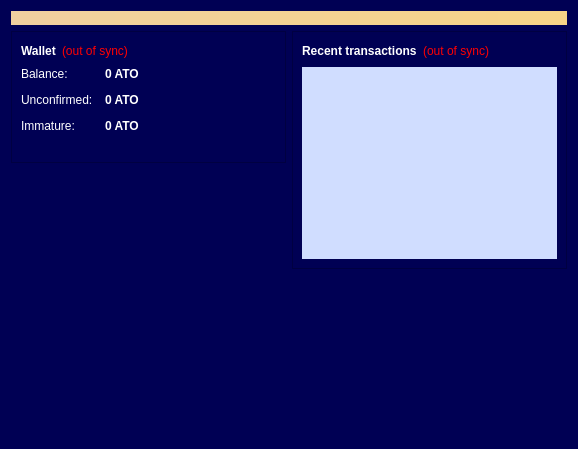
<?xml version="1.0" encoding="UTF-8"?>
<ui version="4.0">
 <class>OverviewPage</class>
 <widget class="QWidget" name="OverviewPage">
  <property name="geometry">
   <rect>
    <x>0</x>
    <y>0</y>
    <width>578</width>
    <height>449</height>
   </rect>
  </property>
  <property name="windowTitle">
   <string>Form</string>
  </property>
  <property name="autoFillBackground">
   <bool>true</bool>
  </property>
  <property name="styleSheet">
   <string notr="true">background-color: rgb(0, 0, 84);</string>
  </property>
  <layout class="QVBoxLayout" name="topLayout">
   <item>
    <widget class="QLabel" name="labelAlerts">
     <property name="visible">
      <bool>false</bool>
     </property>
     <property name="styleSheet">
      <string notr="true">background-color: qlineargradient(x1: 0, y1: 0, x2: 1, y2: 0, stop:0 #F0D0A0, stop:1 #F8D488); color:#000000;</string>
     </property>
     <property name="wordWrap">
      <bool>true</bool>
     </property>
     <property name="margin">
      <number>3</number>
     </property>
    </widget>
   </item>
   <item>
    <layout class="QHBoxLayout" name="horizontalLayout" stretch="1,1">
     <item>
      <layout class="QVBoxLayout" name="verticalLayout_2">
       <item>
        <widget class="QFrame" name="frame">
         <property name="frameShape">
          <enum>QFrame::StyledPanel</enum>
         </property>
         <property name="frameShadow">
          <enum>QFrame::Raised</enum>
         </property>
         <layout class="QVBoxLayout" name="verticalLayout_4">
          <item>
           <layout class="QHBoxLayout" name="horizontalLayout_4">
            <item>
             <widget class="QLabel" name="label_5">
              <property name="font">
               <font>
                <weight>75</weight>
                <bold>true</bold>
               </font>
              </property>
              <property name="styleSheet">
               <string notr="true">color: rgb(255, 255, 255);</string>
              </property>
              <property name="text">
               <string>Wallet</string>
              </property>
             </widget>
            </item>
            <item>
             <widget class="QLabel" name="labelWalletStatus">
              <property name="toolTip">
               <string>&lt;html&gt;&lt;head/&gt;&lt;body&gt;&lt;p&gt;The displayed information may be out of date. Your wallet automatically synchronizes with the Atom network after a connection is established, but this process has not completed yet.&lt;/p&gt;&lt;/body&gt;&lt;/html&gt;</string>
              </property>
              <property name="styleSheet">
               <string notr="true">QLabel { color: red; }</string>
              </property>
              <property name="text">
               <string notr="true">(out of sync)</string>
              </property>
              <property name="alignment">
               <set>Qt::AlignLeading|Qt::AlignLeft|Qt::AlignVCenter</set>
              </property>
             </widget>
            </item>
            <item>
             <spacer name="horizontalSpacer_2">
              <property name="orientation">
               <enum>Qt::Horizontal</enum>
              </property>
              <property name="sizeHint" stdset="0">
               <size>
                <width>40</width>
                <height>20</height>
               </size>
              </property>
             </spacer>
            </item>
           </layout>
          </item>
          <item>
           <layout class="QFormLayout" name="formLayout_2">
            <property name="fieldGrowthPolicy">
             <enum>QFormLayout::AllNonFixedFieldsGrow</enum>
            </property>
            <property name="horizontalSpacing">
             <number>12</number>
            </property>
            <property name="verticalSpacing">
             <number>12</number>
            </property>
            <item row="0" column="0">
             <widget class="QLabel" name="label">
              <property name="styleSheet">
               <string notr="true">color: rgb(255, 255, 255);</string>
              </property>
              <property name="text">
               <string>Balance:</string>
              </property>
             </widget>
            </item>
            <item row="0" column="1">
             <widget class="QLabel" name="labelBalance">
              <property name="font">
               <font>
                <weight>75</weight>
                <bold>true</bold>
               </font>
              </property>
              <property name="cursor">
               <cursorShape>IBeamCursor</cursorShape>
              </property>
              <property name="toolTip">
               <string>Your current balance</string>
              </property>
              <property name="styleSheet">
               <string notr="true">color: rgb(255, 255, 255);</string>
              </property>
              <property name="text">
               <string notr="true">0 ATO</string>
              </property>
              <property name="textInteractionFlags">
               <set>Qt::LinksAccessibleByMouse|Qt::TextSelectableByKeyboard|Qt::TextSelectableByMouse</set>
              </property>
             </widget>
            </item>
            <item row="1" column="0">
             <widget class="QLabel" name="label_3">
              <property name="styleSheet">
               <string notr="true">color: rgb(255, 255, 255);</string>
              </property>
              <property name="text">
               <string>Unconfirmed:</string>
              </property>
             </widget>
            </item>
            <item row="1" column="1">
             <widget class="QLabel" name="labelUnconfirmed">
              <property name="font">
               <font>
                <weight>75</weight>
                <bold>true</bold>
               </font>
              </property>
              <property name="cursor">
               <cursorShape>IBeamCursor</cursorShape>
              </property>
              <property name="toolTip">
               <string>Total of transactions that have yet to be confirmed, and do not yet count toward the current balance</string>
              </property>
              <property name="styleSheet">
               <string notr="true">color: rgb(255, 255, 255);</string>
              </property>
              <property name="text">
               <string notr="true">0 ATO</string>
              </property>
              <property name="textInteractionFlags">
               <set>Qt::LinksAccessibleByMouse|Qt::TextSelectableByKeyboard|Qt::TextSelectableByMouse</set>
              </property>
             </widget>
            </item>
            <item row="2" column="0">
             <widget class="QLabel" name="labelImmatureText">
              <property name="styleSheet">
               <string notr="true">color: rgb(255, 255, 255);</string>
              </property>
              <property name="text">
               <string>Immature:</string>
              </property>
             </widget>
            </item>
            <item row="2" column="1">
             <widget class="QLabel" name="labelImmature">
              <property name="font">
               <font>
                <weight>75</weight>
                <bold>true</bold>
               </font>
              </property>
              <property name="toolTip">
               <string>Mined balance that has not yet matured</string>
              </property>
              <property name="styleSheet">
               <string notr="true">color: rgb(255, 255, 255);</string>
              </property>
              <property name="text">
               <string notr="true">0 ATO</string>
              </property>
              <property name="textInteractionFlags">
               <set>Qt::LinksAccessibleByMouse|Qt::TextSelectableByKeyboard|Qt::TextSelectableByMouse</set>
              </property>
             </widget>
            </item>
           </layout>
          </item>
          <item>
           <widget class="QLabel" name="label_wallet_bgcoin">
            <property name="text">
             <string/>
            </property>
            <property name="pixmap">
             <pixmap resource="../bitcoin.qrc">:/images/wallet_bgcoin</pixmap>
            </property>
            <property name="scaledContents">
             <bool>false</bool>
            </property>
            <property name="alignment">
             <set>Qt::AlignCenter</set>
            </property>
            <property name="margin">
             <number>-2</number>
            </property>
           </widget>
          </item>
         </layout>
        </widget>
       </item>
       <item>
        <spacer name="verticalSpacer">
         <property name="orientation">
          <enum>Qt::Vertical</enum>
         </property>
         <property name="sizeHint" stdset="0">
          <size>
           <width>20</width>
           <height>40</height>
          </size>
         </property>
        </spacer>
       </item>
      </layout>
     </item>
     <item>
      <layout class="QVBoxLayout" name="verticalLayout_3">
       <item>
        <widget class="QFrame" name="frame_2">
         <property name="frameShape">
          <enum>QFrame::StyledPanel</enum>
         </property>
         <property name="frameShadow">
          <enum>QFrame::Raised</enum>
         </property>
         <layout class="QVBoxLayout" name="verticalLayout">
          <item>
           <layout class="QHBoxLayout" name="horizontalLayout_2">
            <item>
             <widget class="QLabel" name="label_4">
              <property name="styleSheet">
               <string notr="true">color: rgb(255, 255, 255);</string>
              </property>
              <property name="text">
               <string>&lt;b&gt;Recent transactions&lt;/b&gt;</string>
              </property>
             </widget>
            </item>
            <item>
             <widget class="QLabel" name="labelTransactionsStatus">
              <property name="toolTip">
               <string>&lt;html&gt;&lt;head/&gt;&lt;body&gt;&lt;p&gt;The displayed information may be out of date. Your wallet automatically synchronizes with the Atom network after a connection is established, but this process has not completed yet.&lt;/p&gt;&lt;/body&gt;&lt;/html&gt;</string>
              </property>
              <property name="styleSheet">
               <string notr="true">QLabel { color: red; }</string>
              </property>
              <property name="text">
               <string notr="true">(out of sync)</string>
              </property>
              <property name="alignment">
               <set>Qt::AlignRight|Qt::AlignTrailing|Qt::AlignVCenter</set>
              </property>
             </widget>
            </item>
            <item>
             <spacer name="horizontalSpacer">
              <property name="orientation">
               <enum>Qt::Horizontal</enum>
              </property>
              <property name="sizeHint" stdset="0">
               <size>
                <width>40</width>
                <height>20</height>
               </size>
              </property>
             </spacer>
            </item>
           </layout>
          </item>
          <item>
           <widget class="QListView" name="listTransactions">
            <property name="styleSheet">
             <string notr="true">QListView { background: rgb(208, 221, 255); }</string>
            </property>
            <property name="frameShape">
             <enum>QFrame::NoFrame</enum>
            </property>
            <property name="verticalScrollBarPolicy">
             <enum>Qt::ScrollBarAlwaysOff</enum>
            </property>
            <property name="horizontalScrollBarPolicy">
             <enum>Qt::ScrollBarAlwaysOff</enum>
            </property>
            <property name="selectionMode">
             <enum>QAbstractItemView::NoSelection</enum>
            </property>
           </widget>
          </item>
         </layout>
        </widget>
       </item>
       <item>
        <spacer name="verticalSpacer_2">
         <property name="orientation">
          <enum>Qt::Vertical</enum>
         </property>
         <property name="sizeHint" stdset="0">
          <size>
           <width>20</width>
           <height>40</height>
          </size>
         </property>
        </spacer>
       </item>
      </layout>
     </item>
    </layout>
   </item>
  </layout>
 </widget>
 <resources>
  <include location="../bitcoin.qrc"/>
 </resources>
 <connections/>
</ui>
